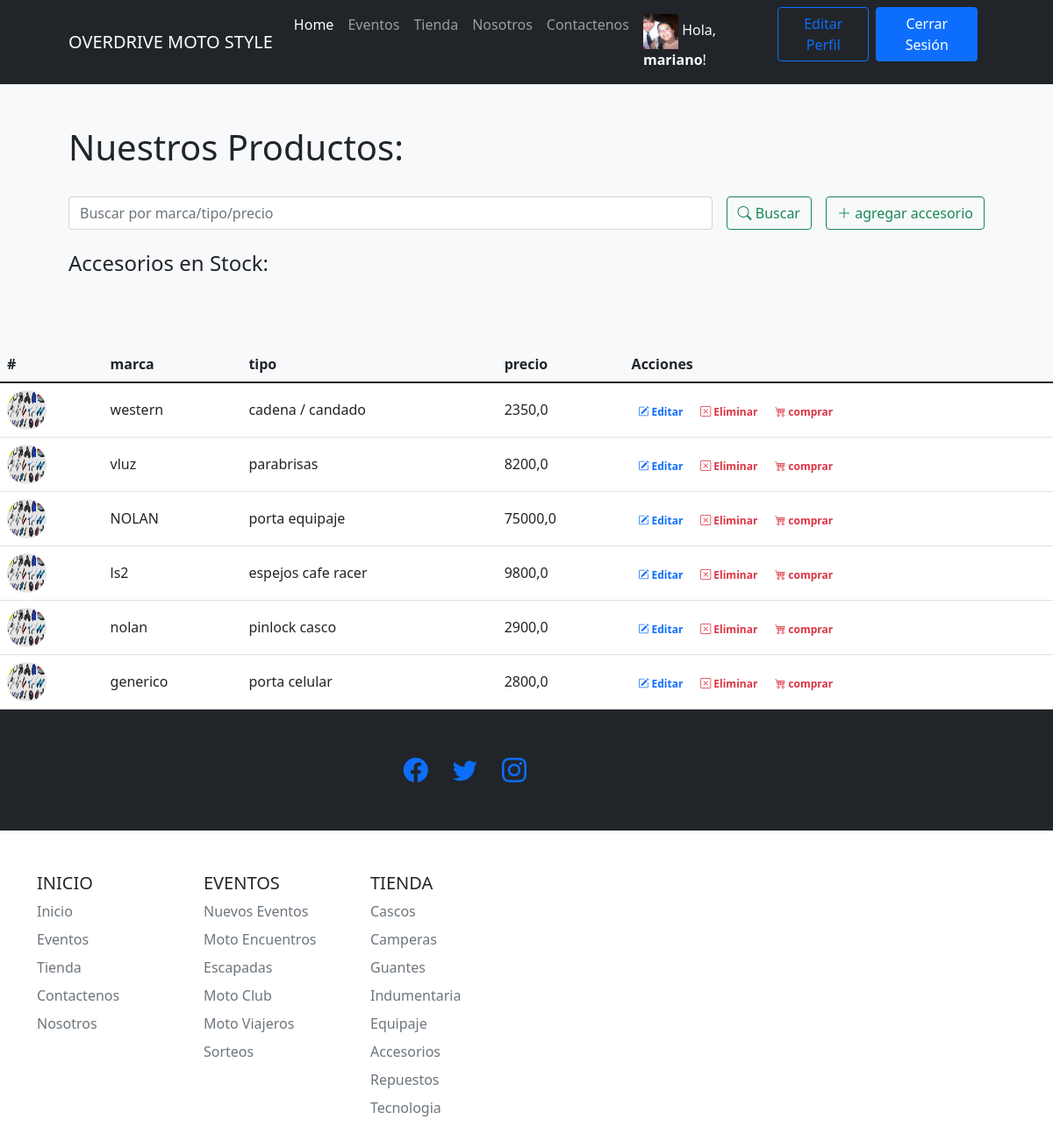
The page /tiendaapp/accesorios/ (signed in) on the database its author committed.
### tiendaapp/models.py (models this page shows)
class Avatar(models.Model):
    usuario = models.OneToOneField(User, on_delete=models.CASCADE)
    imagen = models.ImageField(upload_to='avatar/', blank=True, null=True)

class accesorio(models.Model):
    marca = models.CharField("Marca", max_length=30)
    tipo = models.CharField("Tipo", max_length=30)
    precio = models.FloatField ("Precio $")

### tiendaapp/views.py (the view)
# urls.py: path('accesorios/', accesorios, name = 'accesorios'),
@login_required
def accesorios (request):
    if request.method == "POST":
        search = request.POST["search"]
        if search != "":
            accesorios = accesorio.objects.filter( Q(marca__icontains=search) | Q(tipo__icontains=search) | Q(precio__icontains=search) ).values()
            return render(request,"tiendaapp/accesorios.html", {"accesorios":accesorios, "search":True, "busqueda":search})
    accesorios = accesorio.objects.all()
    return render(request, 'tiendaapp/accesorios.html', {"accesorio":accesorios, "search":False})

### tiendaapp/templates/tiendaapp/accesorios.html (shortened to what this page needs)
{% extends 'tiendaapp/base.html' %}
{% load static %}
{% block contenidoPagina %}
<section class="bg-light py-5">
	<div class="container px-5">
		<h1>Nuestros Productos:</h1>
		<br>
		<div class="row gx-5 justify-content-center">
			<div class="col-lg-12">
				<form class="d-flex my-2 my-lg-0" action="" method="post"> {% csrf_token %}
					<input class="flex-grow-0 form-control mr-sm-2" type="search" name="search" placeholder="Buscar por marca/tipo/precio" aria-label="Search">
					<button class="btn btn-outline-success text-nowrap ms-3 my-2 my-sm-0" type="submit"> <i class="bi bi-search"></i> Buscar</button> {% if user.is_staff %}
					<a class="btn btn-outline-success text-nowrap ms-3 my-2 my-sm-0" href="{% url 'crear_accesorio' %}"> <i class="bi bi-plus-lg"></i> agregar accesorio</a> {% endif %} </form>
			</div>
		</div>
		<br>
		<h4>Accesorios
            {% if search %}
                para "{{busqueda}}":
            {% else %}
                en Stock:
            {% endif %}
        </h4>
		<br> </div>
</section>
<table class="table align-middle mb-0 bg-white">
	<thead class="bg-light">
		<tr>
			<th scope="col">#</th>
			<th scope="col">marca</th>
			<th scope="col">tipo</th>
			<th scope="col">precio</th> {% if user.is_staff %}
			<th scope="col">Acciones</th> {% endif %} </tr>
	</thead>
	<tbody> {% for accesorio in accesorio %}
		<tr>
			<th scope="row">{{accesorios.imagen}}<img src="{% static 'assets\imagenes\repuestos_yunke_andel_accesorios_recambios_motos_scooter_.png'%}" alt="" style="width: 45px; height: 45px" class="rounded-circle" /> </th>
            <td>{{accesorio.marca}}</td>
            <td>{{accesorio.tipo}}</td>
            <td>{{accesorio.precio}}</td>
			<td> {% if user.is_staff %}
				<a href="% url 'editar_accesorio' accesorio.id %}" class="text-primary badge badge-primary text-decoration-none"> <i class="bi bi-pencil-square"></i> Editar</a>
				<a href="{% url 'eliminar_accesorio' accesorio.id %}" class="text-danger badge badge-danger text-decoration-none"> <i class="bi bi-x-square"></i> Eliminar</a> {% endif %}
				<a href="{% url 'ver_producto' %}" class="text-danger badge badge-danger text-decoration-none"> <i class="bi bi-cart4"></i> comprar</a>
			</td>
		</tr> {% endfor %} </tbody>
</table>
{% endblock %}

### tiendaapp/templates/tiendaapp/base.html (shortened to what this page needs)
{% load static %}
<!DOCTYPE html>
<html lang="es-la">
    <head>
        <link rel="stylesheet" href="https://cdn.jsdelivr.net/npm/bootstrap-icons@1.8.3/font/bootstrap-icons.css">
        <link href="{% static 'css/styles.css'%}" rel="stylesheet" />
    </head>
    <body>
        <nav class="navbar navbar-expand-lg navbar-dark bg-dark">
            <div class="container px-5">
                <a class="navbar-brand" href="{% url 'index' %}">OVERDRIVE MOTO STYLE</a>
               <div class="collapse navbar-collapse" id="navbarSupportedContent">
                    <ul class="navbar-nav ms-auto mb-2 mb-lg-0">
                        <li class="nav-item"><a class="nav-link active" aria-current="page" href="{% url 'index' %}">Home</a></li>
                        <li class="nav-item"><a class="nav-link" href="{% url 'Eventos' %}">Eventos</a></li>
                        <li class="nav-item"><a class="nav-link" href="{% url 'tienda' %}">Tienda</a></li>
                        <li class="nav-item"><a class="nav-link" href="{% url 'nosotros' %}">Nosotros</a></li>
                        <li class="nav-item"><a class="nav-link" href="{% url 'contacto' %}">Contactenos</a></li>
                        {% if user.is_authenticated %}
                            <li class="nav-item"><p class="text-light my-2 mx-2">
                                {% if user.avatar.imagen %}
                                    <img src="{{ user.avatar.imagen.url }}" style="width: 40px; height: 40px;" alt="">
                                {% else %}
                                    <i class="bi bi-person-bounding-box"></i>
                                {% endif %}
                                Hola, <b>{{user.username}}</b>!</p></li>
                            <li class="nav-item"><a class="btn btn-outline-primary" href="{% url 'editar_perfil' %}">Editar Perfil</a></li>
                            <li class="nav-item"><a class="btn btn-primary mx-2" href="{% url 'logout' %}">Cerrar Sesión</a></li>
                        {% else %}
                            <li class="nav-item"><a class="btn btn-primary mx-2" href="{% url 'login' %}">Iniciar Sesión</a></li>
                            <li class="nav-item"><a class="btn btn-outline-primary" href="{% url 'register' %}">Registrarse</a></li>
                        {% endif %}
                    </ul>
                </div>
            </div>
        </nav>
        {% block contenidoPagina %}
        {% endblock %}
        <footer class="py-5 bg-dark">
            <div class="container px-4 px-lg-5">
                <div class="col-lg-6 h-100 text-center text-lg-end my-auto">
                    <ul class="list-inline mb-0">
                        <li class="list-inline-item me-4">
                            <a href="{% url 'en_construccion'%}" ><i class="bi-facebook fs-3"></i></a>
                        </li>
                        <li class="list-inline-item me-4">
                            <a href="{% url 'en_construccion'%}" ><i class="bi-twitter fs-3"></i></a>
                        </li>
                        <li class="list-inline-item">
                            <a href="{% url 'en_construccion'%}" ><i class="bi-instagram fs-3"></i></a>
                        </li>
                    </ul>
                </div>
        </footer>
    </body>
</html>
</html>
    </body>
        <div class="container">
            <footer class="py-5">
            <div class="row">
                <div class="col-6 col-md-2 mb-3">
                <h5>INICIO</h5>
                <ul class="nav flex-column">
                    <li class="nav-item mb-2"><a href="{% url 'index' %}" class="nav-link p-0 text-muted">Inicio</a></li>
                    <li class="nav-item mb-2"><a href="{% url 'Eventos' %}" class="nav-link p-0 text-muted">Eventos</a></li>
                    <li class="nav-item mb-2"><a href="{% url 'tienda' %}" class="nav-link p-0 text-muted">Tienda</a></li>
                    <li class="nav-item mb-2"><a href="{% url 'contacto' %}" class="nav-link p-0 text-muted">Contactenos</a></li>
                    <li class="nav-item mb-2"><a href="{% url 'nosotros' %}" class="nav-link p-0 text-muted">Nosotros</a></li>
                </ul>
                </div>
                <div class="col-6 col-md-2 mb-3">
                <h5>EVENTOS</h5>
                <ul class="nav flex-column">
                   {% if user.is_staff %}
                    <li class="nav-item mb-2"><a href="{% url 'crear_Evento' %}"  class="nav-link p-0 text-muted">Nuevos Eventos</a></li>
                   {% endif %}
                    <li class="nav-item mb-2"><a href="{% url 'Eventos' %}" class="nav-link p-0 text-muted">Moto Encuentros</a></li>
                    <li class="nav-item mb-2"><a href="{% url 'en_construccion'%}" class="nav-link p-0 text-muted">Escapadas</a></li>
                    <li class="nav-item mb-2"><a href="{% url 'en_construccion'%}" class="nav-link p-0 text-muted">Moto Club</a></li>
                    <li class="nav-item mb-2"><a href="{% url 'en_construccion'%}" class="nav-link p-0 text-muted">Moto Viajeros</a></li>
                    <li class="nav-item mb-2"><a href="{% url 'en_construccion'%}" class="nav-link p-0 text-muted">Sorteos</a></li>
                </ul>
                </div>
                <div class="col-6 col-md-2 mb-3">
                <h5>TIENDA</h5>
                <ul class="nav flex-column">
                    <li class="nav-item mb-2"><a href="{% url 'cascos' %}"  class="nav-link p-0 text-muted">Cascos</a></li>
                    <li class="nav-item mb-2"><a href="{% url 'camperas' %}"  class="nav-link p-0 text-muted">Camperas</a></li>
                    <li class="nav-item mb-2"><a href="{% url 'guantes' %}"  class="nav-link p-0 text-muted">Guantes</a></li>
                    <li class="nav-item mb-2"><a href="{% url 'indumentaria' %}"  class="nav-link p-0 text-muted">Indumentaria</a></li>
                    <li class="nav-item mb-2"><a href="{% url 'equipaje' %}"  class="nav-link p-0 text-muted">Equipaje</a></li>
                    <li class="nav-item mb-2"><a href="{% url 'accesorios' %}"  class="nav-link p-0 text-muted">Accesorios</a></li>
                    <li class="nav-item mb-2"><a href="{% url 'repuestos' %}"  class="nav-link p-0 text-muted">Repuestos</a></li>
                    <li class="nav-item mb-2"><a href="{% url 'tecnologia' %}"  class="nav-link p-0 text-muted">Tecnologia</a></li>
                </ul>
                </div>
        </div>
    </body>
</html>

### rows shown on the page
accesorio: marca "western", tipo "cadena / candado", precio "2350,0"
accesorio: marca "vluz", tipo "parabrisas", precio "8200,0"
accesorio: marca "NOLAN", tipo "porta equipaje", precio "75000,0"
accesorio: marca "ls2", tipo "espejos cafe racer", precio "9800,0"
accesorio: marca "nolan", tipo "pinlock casco", precio "2900,0"
accesorio: marca "generico", tipo "porta celular", precio "2800,0"

### other values the page prints
{{ user.username }} "mariano"
